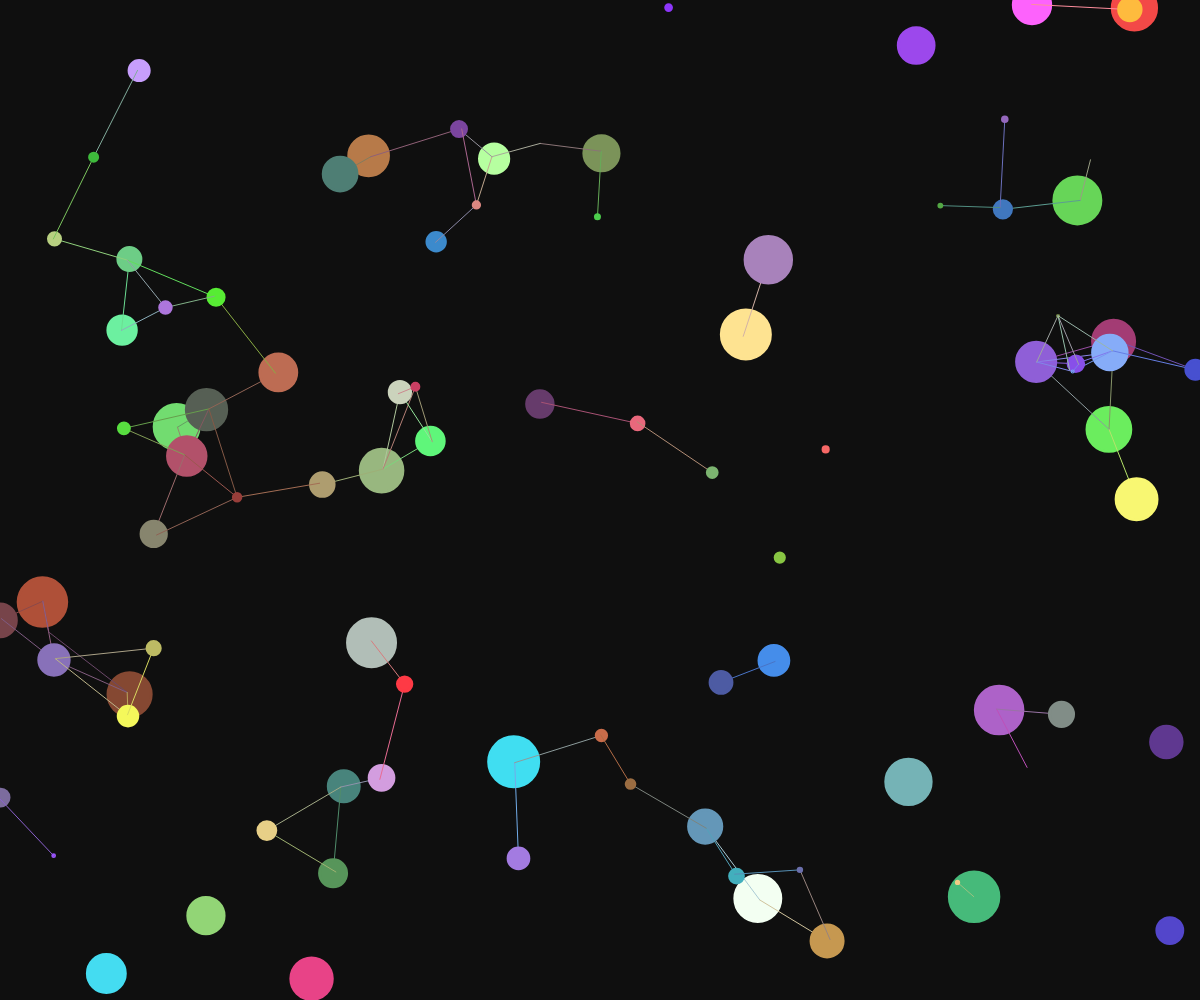
Frame 1 (no input)
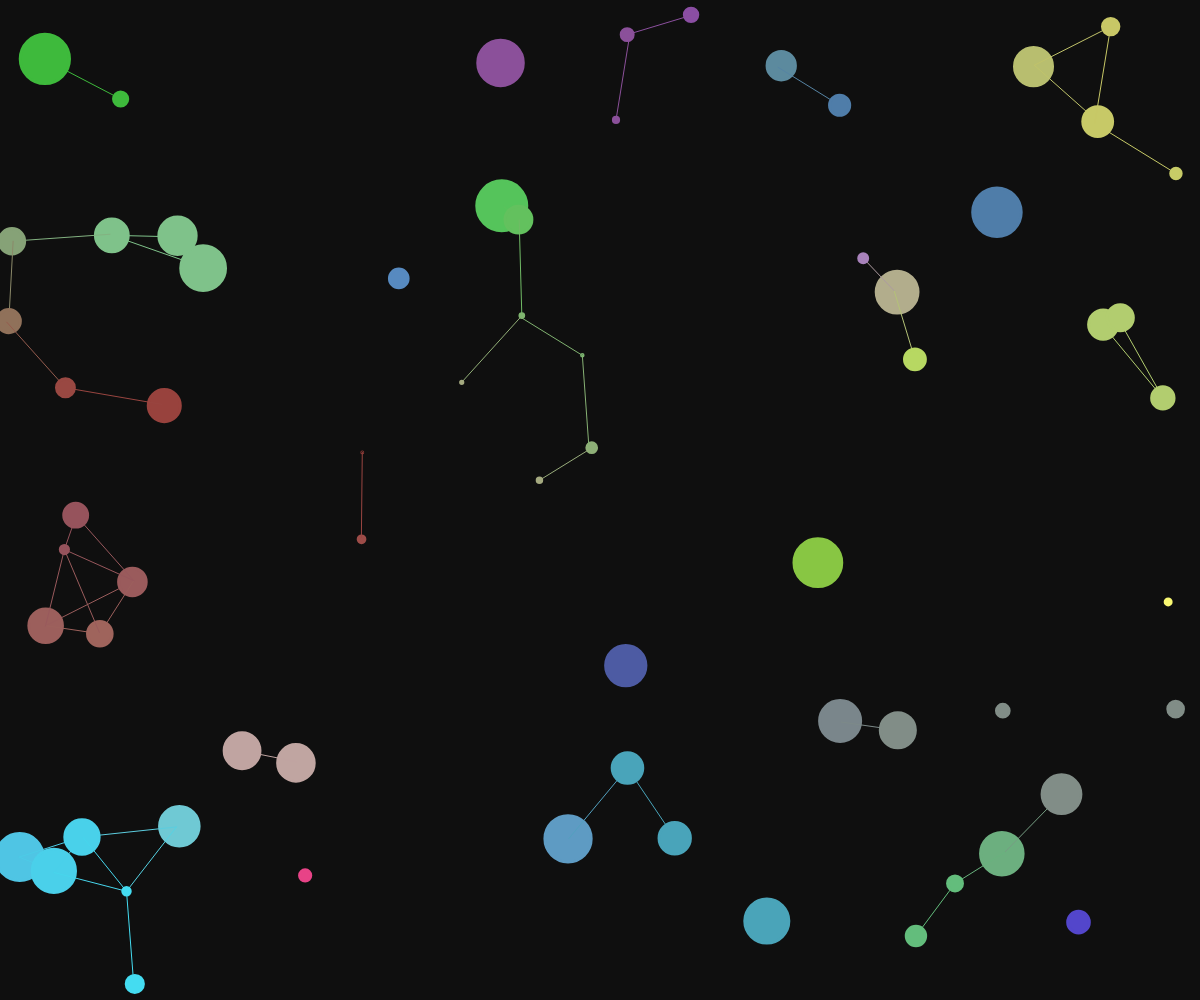
Frame 60 (no input)
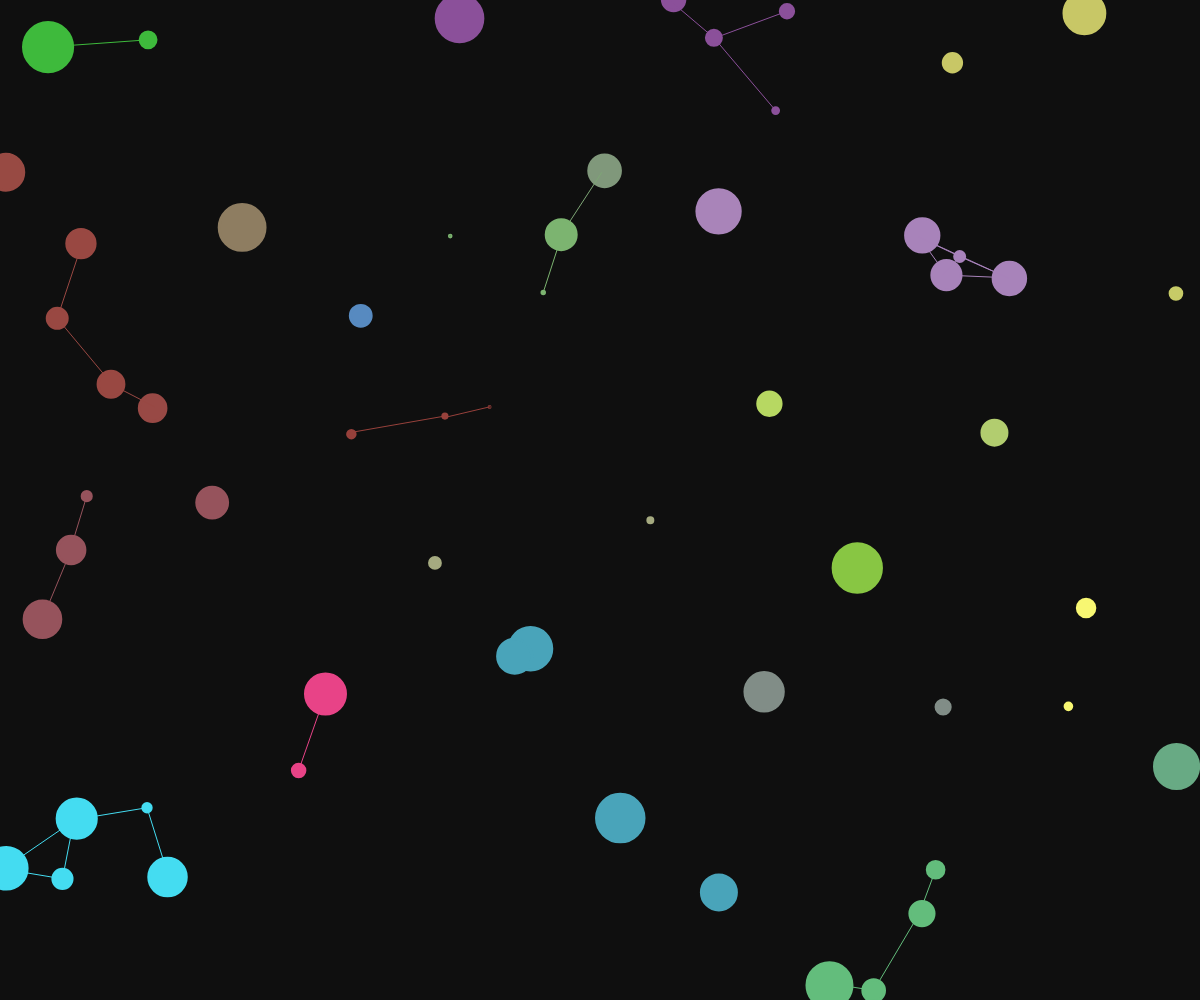
Frame 120 (the mouse pressed at the canvas centre since frame 60)

The p5.js sketch that drew these frames (run headless with seeded random() and noise() and a simulated clock; from frame 60 on, the mouse is pressed at the canvas centre):

// p5.js sketch
// ── sketch.js

let count = 0;
let trades = 0;
const startingPlayers = 100;
// this class describes the properties of a single particle.
class Particle {
  // setting the co-ordinates, radius and the
  // speed of a particle in both the co-ordinates axes.
  constructor() {
    this.name = getName(7, 'name');
    this.cash = 2500;
    this.assets = { [assets[0].name]: random(100, 10000) }; //{name:qty}
    this.networth = this.getNetworth();
    this.x = random(0, width);
    this.y = random(0, height);
    this.xSpeed = random(-3, 3);
    this.ySpeed = random(-2, 2);
    this.color = { r: random(50, 255), g: random(50, 255), b: random(50, 255) };
    this.isAlive = true;
    this.connections = [];
    this.size = this.getSize();
  }

  createParticle() {
    strokeWeight(3);
    stroke(this.color.r, this.color.g, this.color.b);
    fill(this.color.r, this.color.g, this.color.b);
    let size = this.getSize();
    console.log('size: ', size);
    circle(this.x, this.y, size);
  }

  moveParticle() {
    if(!this.isAlive) return;
    if (this.x < 0 || this.x > width)
      this.xSpeed *= -1;
    if (this.y < 0 || this.y > height)
      this.ySpeed *= -1;
    this.x += this.xSpeed;
    this.y += this.ySpeed;
  }

  killParticle() {
    this.isAlive = false;
    console.log("kill ", this.name);
    let index = particles.indexOf(this);
    if(index > 0){
      particles.splice(index,1);
    }
  }

  joinParticles(particles) {
    particles.forEach(element => {
      if (this.name !== element.name && this.isAlive && element.isAlive)  {
        let dis = dist(this.x, this.y, element.x, element.y);
        if (dis < 100) {
          if (!this.connections.includes(element)) {
            // console.log(`adding connection between ${this.name} and ${element.name}`);
            this.connections.push(element);
            let upOrDown = random() > .5 ? 1 : -1;
            this.tradeAsset(element, assets[0].name, upOrDown * 100);
          }
          const aveR = (this.color.r + element.color.r) / 2;
          const aveG = (this.color.g + element.color.g) / 2;
          const aveB = (this.color.b + element.color.b) / 2;
          strokeWeight(1);
          stroke(aveR, aveG, aveB);
          line(this.x, this.y, element.x, element.y);
          this.color = {
            r: (aveR + 2 * this.color.r) / 3,
            g: (aveG + 2 * this.color.g) / 3,
            b: (aveB + 2 * this.color.b) / 3
          };
        }
        else {
          let index = this.connections.indexOf(element);
          if(index > 0){
            this.connections.splice(index, 1);
            // console.log(`${index}: severing connection between ${this.name} and ${element.name}`);
          }
        }
      }
    });
  }

  tradeAsset(agent, assetName, shares) {
    this.getNetworth();
    trades++;
    let asset = assets.filter(a => a.name === assetName)[0];
    let targetAsset = this.assets[asset.name];
    let agentAsset = agent.assets[asset.name];
    let sharePortion = shares / asset.qty;
    let price = asset.price;
    if ((shares < 0 && targetAsset > -shares) && (agent.cash >= asset?.price * shares)) {
      // sell
      price *= 1 + sharePortion;
      targetAsset -= shares;
      this.cash += price * shares;
      agentAsset += shares;
      agent.cash -= price * shares;
      // console.log(`agent: ${this.name} sold ${-shares} shares of ${asset.name} to agent: ${agent.name} for ${asset.price} per share`);
    }
    if (shares > 0 && this.cash >= asset.price * shares) {
      // buy
      price *= 1 + sharePortion;
      targetAsset += shares;
      this.cash -= price * shares;
      agentAsset -= shares;
      agent.cash += price * shares;
      // console.log(`agent: ${this.name} bought ${shares} shares of ${asset.name} to agent: ${agent.name} for ${asset.price} per share`);
    }
    asset.price = price;
    // console.log("agent: ", this);
    // console.log(`${shares > 0 ? 'BUY' : "SELL"} agent: ${this.name} networth: ${this.assets[assets[0].name] * assets[0].price + this.cash}`);
    let assetValue = 0;
    for (let asset in assets) {
      assetValue += this.assets[asset.name] * asset.price;
    }
    if (this.cash <= 0 || assetValue <= 0) {
      this.killParticle();
    }
  }

  getNetworth(){
    let portfolio = 0;
    for(const [key,value] of Object.entries(this.assets)){
      let asset = assets.filter(a => a.name === key)[0];
      portfolio+=asset.price*value;
    }
    return portfolio+this.cash;
  }

  getSize(){
    console.log(`${this.name}: ${particles.indexOf(this)}`)
    return (particles.length - particles.indexOf(this))/(particles.length/50);
  }
}

class Asset {
  constructor() {
    this.name = getName(3, 'ticker');
    this.price = 20;
    this.qty = floor(random(10000, 100000));
    this.dividend = random(0, 20) / 100;
  }
}

const compareColors = (color1, color2) => {
  return Math.abs(color1.r - color2.r) / color1.r <= 0.2 && Math.abs(color1.g - color2.g) / color1.g <= 0.2 && Math.abs(color1.b - color2.b) / color1.b <= 0.2;
};

// an array to add multiple particles
let particles = [];
let assets = [];

function setup() {
  createCanvas(window.innerWidth, window.innerHeight);
  let newAsset = new Asset();
  // console.log("initial asset name: ", newAsset.name);
  assets.push(newAsset);
  for (let i = 0; i < startingPlayers; i++) {
    particles.push(new Particle());
  }
  buildTickerBoard();
}
// also correlate size and color to cash and shares
  const buildTickerBoard = () => {
    let board;
    if(document.getElementById("ticker-board") === null){
      // console.log("creating board");
      board = document.createElement('div');
      board.id = "ticker-board";
      document.body.insertBefore(board,document.getElementById('#defaultCanvas0'));
    }
    else{
      board = document.getElementById("ticker-board");
    }
    
    for(let asset of assets){
      let priceQuote;
      if(document.getElementById(`priceQuote-${asset?.name}`) === null){
        priceQuote = document.createElement('div');
        priceQuote.id = `priceQuote-${asset?.name}`;
        board.append(priceQuote);
      }
      else{
        priceQuote = document.getElementById(`priceQuote-${asset?.name}`);
      }
      priceQuote.innerHTML = `<span>${asset?.name}: $${floor(asset?.price*100)/100}</span><br/><span>trades: ${trades}</span><br/><span>players left: ${particles.length}</span>`;
    }
  }
function draw() {
  count ++;
  // console.log("particles: ", particles);
  background("#0f0f0f");
  for (let i = 0; i < particles.length; i++) {
    if (particles[i].isAlive) {
      particles[i].createParticle();
      particles[i].moveParticle();
      particles[i].joinParticles(particles.slice(i));
    }
  }
  buildTickerBoard();
  particles.sort((a,b) => b.networth - a.networth)
}

const getName = (chars, type) => {
  const alphabet = ['A', 'B', 'C', 'D', 'E', 'F', 'G', 'H', 'I', 'J', 'K', 'L', 'M', 'N', 'O', 'P', 'Q', 'R', 'S', 'T', 'U', 'V', 'W', 'X', 'Y', 'Z'];
  const consonants = ['B', 'C', 'D', 'F', 'G', 'H', 'J', 'K', 'L', 'M', 'N', 'P', 'Q', 'R', 'S', 'T', 'V', 'W', 'X', 'Y', 'Z'];
  const vowels = ['A', 'E', 'I', 'O', 'U'];
  let name = '';
  if (type === 'ticker') {
    for (let i = 0; i < chars; i++) {
      name += random(alphabet);
    }
  }
  else if (type === 'name') {
    for (let i = 0; i < chars; i++) {
      name += random(i % 2 ? consonants : vowels);
    }
  }
  return name;
}
// ── style.css
html, body {
  margin: 0;
  padding: 0;
}

canvas {
  display: block;
}

#ticker-board {
    background: transparent;
    font-size: 50px;
    position: absolute;
    width: 400px;
    height: 500px;
    top: 0;
    opacity: .2;
}
